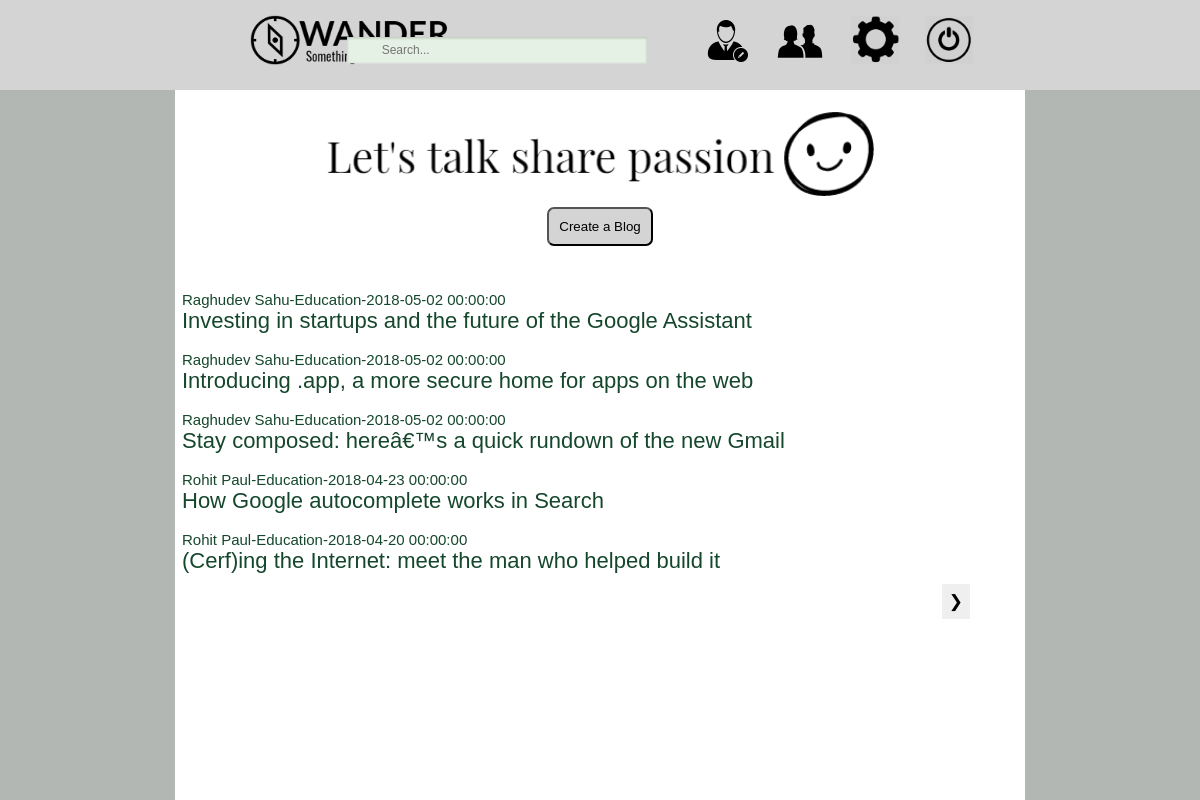
The app's page /main.php (signed in) with its own data.
### tables this page shows
CREATE TABLE `blog` (
  `blog_id` int(11) NOT NULL,
  `blog_title` text NOT NULL,
  `blog_type` text NOT NULL,
  `blog_picArray` text NOT NULL,
  `blog_added` datetime NOT NULL,
  `blog_content` mediumtext NOT NULL,
  `added_id` int(11) NOT NULL,
  `blog_status` enum('0','1') NOT NULL
);

CREATE TABLE `users` (
  `u_id` int(11) NOT NULL,
  `username` varchar(255) NOT NULL,
  `first_name` varchar(255) NOT NULL,
  `last_name` varchar(255) NOT NULL,
  `email` varchar(255) NOT NULL,
  `password` varchar(32) NOT NULL,
  `sign_up_date` date NOT NULL,
  `activated` enum('0','1') NOT NULL
);

### main.php (the view, shortened to what this page needs)
<?php include("./inc/header.inc.php"); ?>
<div class="contentWrap">
	<div class="publishBlog">
		<img src="./img/slogan.png"><br>
		<button id="blogBtn">Create a Blog</button>
	</div>
	<div class="mainContent" id="mc">
		<?php
			$blogquery="SELECT * FROM blog WHERE EXISTS(SELECT following_ID FROM follow WHERE (follower_ID=blog.added_id OR follower_ID='$u_id') AND (following_ID='$u_id' OR following_ID=blog.added_id))OR added_id='$u_id' OR EXISTS(SELECT user_id FROM usersdetails WHERE anonymous='0') ORDER BY blog_id DESC LIMIT 5";
			$getblog=mysqli_query($conn,$blogquery) or die(mysqli_error($conn));
				while($row=mysqli_fetch_assoc($getblog)){
					$bId=$row['blog_id'];
					$bTitle=$row['blog_title'];
					$bType=$row['blog_type'];
					$bAdded=$row['blog_added'];
					$bAddedId=$row['added_id'];
					$getname=mysqli_query($conn,"SELECT first_name,last_name FROM users WHERE u_id='$bAddedId'") or die(mysqli_error($conn));
					$nrow=mysqli_fetch_assoc($getname);
					$bFName=$nrow['first_name'];
					$bLName=$nrow['last_name'];
					$bName=$bFName." ".$bLName;
					$bSubTitle="";
					if(strlen($bTitle)<=75)
						$bSubTitle=$bTitle;
					else
						$bSubTitle=substr($bTitle,0,75).'...';
					echo "<button class='accord' onclick='blogDisplay(".$bId.")'>
								<div style='font-size:15px;'>".
									$bName."-".$bType."-".$bAdded."
								</div>
								".$bSubTitle."
							</button>";
				}
			echo "<div class='blogDisplayModal' id='blogDisplayModal'>
					<div class='blogDisplayModalContent'>
						<span class='closeDisplay' onclick='closeFunc()'>&times;</span>";
			echo "</div>
				</div>
				<button class='next' onclick='loadDoc(5)'>&#10095;</button>
				<div class='loader' id='wait' style='display: none;'></div>
			</div>
			";
		?>
</div>
</body>
</html>

### inc/header.inc.php (shortened to what this page needs)
<?php
	$user="";
	if(isset($_SESSION["user_login"])){
		$user=$_SESSION["user_login"];
		$u_id=$_SESSION["u_id"];
	}
 ?>
<!DOCTYPE html>
<html>
<head>
	<link rel="stylesheet" type="text/css" href="./css/style.css" media="screen" />
</head>
<body>
	<div class="headerMenu">
		<div id="wrapper">
			<div class="logo">
				<a href="main.php"><img src="./img/logo.png"/></a>
			</div>
			<?php
			if($user){
				echo '<div id="menu">
					<div class="search_box">
						<form action="#" method="POST" id="search">
							<input type="text" name="q" size="60" placeholder="Search...">
						</form>
					</div>
					<a href="'.$user.'"><img src="./img/profile.png" title="'.$user.'" width="50" height="50" "></a>
					<div class="search_box">
						<form action="#" method="POST" id="search">
							<input type="text" name="q" size="60" placeholder="Search...">
						</form>
					</div>
					<a href="people.php"><img src="./img/request.png" title="News Feed" width="50" height="50" ></a>
					<a href="account_setting.php"><img src="./img/setting.png" title="Setting" width="50" height="50"></a>
					<a href="logout.php"><img src="./img/logout.png" title="Log Out" width="50" height="50" ></a>
				</div>';
			}
			?>
		</div>
	</div>

### css/style.css (style rules this page uses)
* { font-family: Arial, Helvetica, Sans-serif; margin: 0px; }
body { background-color: #b3b7b3; }
.headerMenu { background-color: #d4d4d4; height: 90px; width: 100%; position: fixed; }
#wrapper { background-color: #d4d4d4; margin-left: 250px; margin-right: 200px; width: 820px; height: auto; padding-top: 5px; }
.logo { background-color: #d4d4d4; width: 100px; }
.logo img { width: 200px; height: 50px; padding-top: 10px; }
.search_box { position: absolute; right: 115%; top: 80%; }
#search input[type="text"] { background-color: #e5f1e5; color:#FFFFFF; outline: none; border: 0 none; font: 12px Arial,Helvetica,Sans-serif; width: 250px; margin: 0px; padding: 6px 15px 6px 35px; -webkit-box-shadow:0 1px 0 rgba(255,255,255,0.1),0 1px 3px rgba(0,0,0,0.2) inset; -moz-box-shadow:0 1px 0 rgba(255,255,255,0.1),0 1px 3px rgba(0,0,0,0.2) inset; -box-shadow:0 1px 0 rgba(255,255,255,0.1),0 1px 3px rgba(0,0,0,0.2) inset; -webkit-transition:all 0.7s ease 0s; -moz-transition:all 0.7s ease 0s; -o-transition:all 0.7s ease 0s; transition:all 0.7s ease 0s; }
.contentWrap { height: -webkit-fill-available; width: 850px; margin:auto; background-color: #fdfffd; padding-top: 90px; padding-bottom: 75px; }
input[type="text"] { background-color: #eaf5ea; border: 1px solid #adadad; font-size: 15px; padding: 8px; width: 300px; margin: 0px; outline: none; }
#menu { background-color: #d4d4d4; position: absolute; right: 0px; height: 27px; top: 15px; margin-right: 18%; }
#menu img { background-color: #d4d4d4; }
#menu a { color: #FFFFFF; text-decoration: none; font-size: 15px; background-color: #d4d4d4; padding-top: 10px; padding-right: 10px; padding-left: 10px; padding-bottom: 5px; }
.mainContent { position: fixed; width: 850px; height: 100%; background-color: white; }
.publishBlog { text-align: center; padding-top: 20px; padding-bottom: 25px; background-color: #fff; }
.publishBlog img { width: 550px; }
.publishBlog button { padding: 10px; margin: 10px 0px; border-radius: 7px; background-color: #d4d4d4; color: black; }
.accord { background-color: #fff; color: #15472d; cursor: pointer; padding: 7px; border: none; text-align: left; outline: none; width: 100%; font-size: 22px; transition: 0.4s; margin-top: 3px; }
img { vertical-align: middle; }
.next { padding: 7px; margin: 6px 15px; border: none; cursor: pointer; color: black; font-size: 17px; position: fixed; bottom: 175px; right: 215px; }

### records on screen
blog: users.first_name+last_name "Raghudev Sahu", blog_type "Education", blog_added "2018-05-02 00:00:00", blog_title "Investing in startups and the future of the Google Assistant"
blog: users.first_name+last_name "Raghudev Sahu", blog_type "Education", blog_added "2018-05-02 00:00:00", blog_title "Introducing .app, a more secure home for apps on the web"
blog: users.first_name+last_name "Raghudev Sahu", blog_type "Education", blog_added "2018-05-02 00:00:00", blog_title "Stay composed: hereâ€™s a quick rundown of the new Gmail"
blog: users.first_name+last_name "Rohit Paul", blog_type "Education", blog_added "2018-04-23 00:00:00", blog_title "How Google autocomplete works in Search"
blog: users.first_name+last_name "Rohit Paul", blog_type "Education", blog_added "2018-04-20 00:00:00", blog_title "(Cerf)ing the Internet: meet the man who helped build it"
